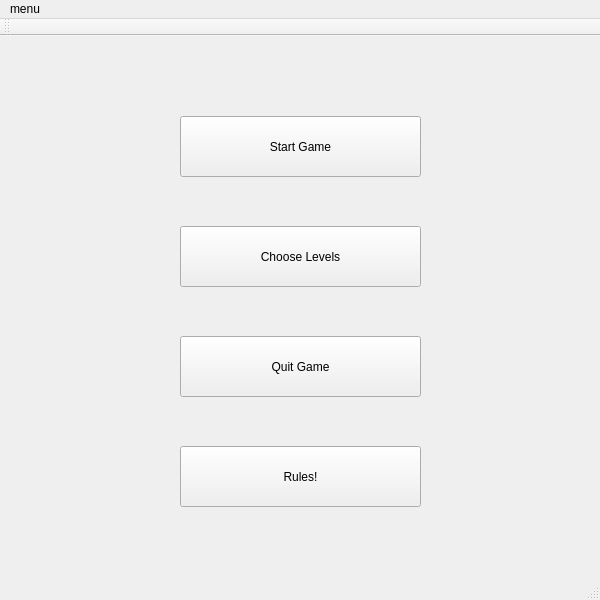
<?xml version="1.0" encoding="UTF-8"?>
<ui version="4.0">
 <class>MainWindow</class>
 <widget class="QMainWindow" name="MainWindow">
  <property name="geometry">
   <rect>
    <x>0</x>
    <y>0</y>
    <width>600</width>
    <height>600</height>
   </rect>
  </property>
  <property name="windowTitle">
   <string>Sokoban</string>
  </property>
  <widget class="QWidget" name="centralWidget">
   <widget class="QPushButton" name="start">
    <property name="geometry">
     <rect>
      <x>180</x>
      <y>80</y>
      <width>241</width>
      <height>61</height>
     </rect>
    </property>
    <property name="cursor">
     <cursorShape>PointingHandCursor</cursorShape>
    </property>
    <property name="text">
     <string>Start Game</string>
    </property>
   </widget>
   <widget class="QPushButton" name="choose">
    <property name="geometry">
     <rect>
      <x>180</x>
      <y>190</y>
      <width>241</width>
      <height>61</height>
     </rect>
    </property>
    <property name="cursor">
     <cursorShape>PointingHandCursor</cursorShape>
    </property>
    <property name="text">
     <string>Choose Levels</string>
    </property>
   </widget>
   <widget class="QPushButton" name="quit">
    <property name="geometry">
     <rect>
      <x>180</x>
      <y>300</y>
      <width>241</width>
      <height>61</height>
     </rect>
    </property>
    <property name="cursor">
     <cursorShape>PointingHandCursor</cursorShape>
    </property>
    <property name="text">
     <string>Quit Game</string>
    </property>
   </widget>
   <widget class="QPushButton" name="rule">
    <property name="geometry">
     <rect>
      <x>180</x>
      <y>410</y>
      <width>241</width>
      <height>61</height>
     </rect>
    </property>
    <property name="cursor">
     <cursorShape>PointingHandCursor</cursorShape>
    </property>
    <property name="text">
     <string>Rules!</string>
    </property>
   </widget>
  </widget>
  <widget class="QMenuBar" name="menuBar">
   <property name="geometry">
    <rect>
     <x>0</x>
     <y>0</y>
     <width>600</width>
     <height>22</height>
    </rect>
   </property>
   <widget class="QMenu" name="menuSokoban">
    <property name="title">
     <string>menu</string>
    </property>
   </widget>
   <addaction name="menuSokoban"/>
  </widget>
  <widget class="QToolBar" name="mainToolBar">
   <attribute name="toolBarArea">
    <enum>TopToolBarArea</enum>
   </attribute>
   <attribute name="toolBarBreak">
    <bool>false</bool>
   </attribute>
  </widget>
  <widget class="QStatusBar" name="statusBar"/>
 </widget>
 <layoutdefault spacing="6" margin="11"/>
 <resources/>
 <connections/>
</ui>
